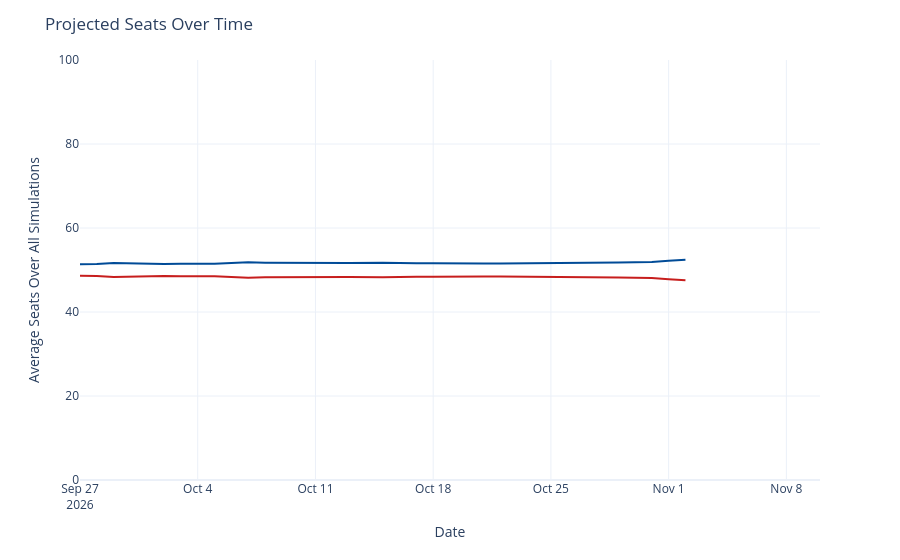

The cell this chart's notebook holds for it:
### Code cell
seats_over_time = output_ts[(output_ts['geo'] == 'US Senate') &
                             (output_ts['type'] == 'seats')]
seats_over_time['rep_seats'] = seats_over_time['y'].map(lambda x: 100 - x)
seats_over_time = seats_over_time.rename({'y': 'Democrats', 'rep_seats': 'Republicans'}, axis=1)
seats_time_ser = px.line(seats_over_time, x='date', y=['Democrats', 'Republicans'], template='plotly_white',
                        color_discrete_map={'Democrats': '#004b97', 'Republicans': '#c71e1d'},)
seats_time_ser.update_traces(hovertemplate="%{y:.1f}")
seats_time_ser.update_layout(
    xaxis=dict(range=[pd.to_datetime('2026-09-27'), pd.to_datetime('2026-11-10')]),
    yaxis=dict(range=[0, 100]),
    xaxis_title='Date',
    yaxis_title='Average Seats Over All Simulations',
    title=dict(text="Projected Seats Over Time"),
    hovermode="x",
    showlegend=False
)
seats_time_ser

### Figure 1 — Plotly figure (JSON) as saved in the notebook; plotly's stock layout.template omitted (floating-point values rounded to 4 significant figures)
{"data": [{"hovertemplate": "%{y:.1f}", "legendgroup": "Democrats", "line": {"color": "#004b97", "dash": "solid"}, "marker": {"symbol": "circle"}, "mode": "lines", "name": "Democrats", "orientation": "v", "showlegend": true, "type": "scatter", "x": ["2026-09-27", "2026-09-28", "2026-09-29", "2026-09-30", "2026-10-01", "2026-10-02", "2026-10-03", "2026-10-04", "2026-10-05", "2026-10-06", "2026-10-07", "2026-10-08", "2026-10-09", "2026-10-10", "2026-10-11", "2026-10-12", "2026-10-13", "2026-10-15", "2026-10-16", "2026-10-17", "2026-10-18", "2026-10-19", "2026-10-20", "2026-10-21", "2026-10-22", "2026-10-23", "2026-10-24", "2026-10-25", "2026-10-26", "2026-10-27", "2026-10-29", "2026-10-30", "2026-10-31", "2026-11-01", "2026-11-02"], "xaxis": "x", "y": [51.35, 51.4, 51.64, 51.51, 51.41, 51.42, 51.47, 51.47, 51.48, 51.68, 51.82, 51.75, 51.71, 51.62, 51.6, 51.62, 51.64, 51.74, 51.6, 51.58, 51.61, 51.53, 51.53, 51.56, 51.57, 51.59, 51.63, 51.62, 51.69, 51.7, 51.78, 51.87, 51.93, 52.17, 52.42], "yaxis": "y"}, {"hovertemplate": "%{y:.1f}", "legendgroup": "Republicans", "line": {"color": "#c71e1d", "dash": "solid"}, "marker": {"symbol": "circle"}, "mode": "lines", "name": "Republicans", "orientation": "v", "showlegend": true, "type": "scatter", "x": ["2026-09-27", "2026-09-28", "2026-09-29", "2026-09-30", "2026-10-01", "2026-10-02", "2026-10-03", "2026-10-04", "2026-10-05", "2026-10-06", "2026-10-07", "2026-10-08", "2026-10-09", "2026-10-10", "2026-10-11", "2026-10-12", "2026-10-13", "2026-10-15", "2026-10-16", "2026-10-17", "2026-10-18", "2026-10-19", "2026-10-20", "2026-10-21", "2026-10-22", "2026-10-23", "2026-10-24", "2026-10-25", "2026-10-26", "2026-10-27", "2026-10-29", "2026-10-30", "2026-10-31", "2026-11-01", "2026-11-02"], "xaxis": "x", "y": [48.65, 48.6, 48.36, 48.49, 48.59, 48.58, 48.53, 48.53, 48.52, 48.32, 48.18, 48.25, 48.29, 48.38, 48.4, 48.38, 48.36, 48.26, 48.4, 48.42, 48.39, 48.47, 48.47, 48.44, 48.43, 48.41, 48.37, 48.38, 48.31, 48.3, 48.22, 48.13, 48.07, 47.83, 47.58], "yaxis": "y"}], "layout": {"hovermode": "x", "legend": {"title": {"text": "variable"}, "tracegroupgap": 0}, "margin": {"t": 60}, "showlegend": false, "title": {"text": "Projected Seats Over Time"}, "xaxis": {"anchor": "y", "domain": [0, 1], "range": ["2026-09-27T00:00:00", "2026-11-10T00:00:00"], "title": {"text": "Date"}}, "yaxis": {"anchor": "x", "domain": [0, 1], "range": [0, 100], "title": {"text": "Average Seats Over All Simulations"}}}}
